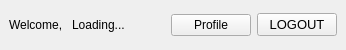
         <widget class="QWidget" name="customerTopBar" native="true">
          <property name="minimumSize">
           <size>
            <width>0</width>
            <height>50</height>
           </size>
          </property>
          <property name="maximumSize">
           <size>
            <width>16777215</width>
            <height>50</height>
           </size>
          </property>
          <property name="styleSheet">
           <string notr="true">#customerTopBar { border: 1px solid; }</string>
          </property>
          <layout class="QHBoxLayout" name="customerTo">
           <property name="leftMargin">
            <number>9</number>
           </property>
           <property name="topMargin">
            <number>9</number>
           </property>
           <property name="rightMargin">
            <number>9</number>
           </property>
           <property name="bottomMargin">
            <number>9</number>
           </property>
           <item>
            <widget class="QLabel" name="label_19">
             <property name="text">
              <string>Welcome, </string>
             </property>
            </widget>
           </item>
           <item>
            <widget class="QLabel" name="customerUsername">
             <property name="text">
              <string>Loading...</string>
             </property>
            </widget>
           </item>
           <item>
            <spacer name="horizontalSpacer_15">
             <property name="orientation">
              <enum>Qt::Horizontal</enum>
             </property>
             <property name="sizeHint" stdset="0">
              <size>
               <width>40</width>
               <height>20</height>
              </size>
             </property>
            </spacer>
           </item>
           <item>
            <widget class="QPushButton" name="customerProfileButton">
             <property name="text">
              <string>Profile</string>
             </property>
            </widget>
           </item>
           <item>
            <widget class="QPushButton" name="LogoutButton">
             <property name="font">
              <font>
               <pointsize>10</pointsize>
              </font>
             </property>
             <property name="text">
              <string>LOGOUT</string>
             </property>
            </widget>
           </item>
          </layout>
         </widget>
